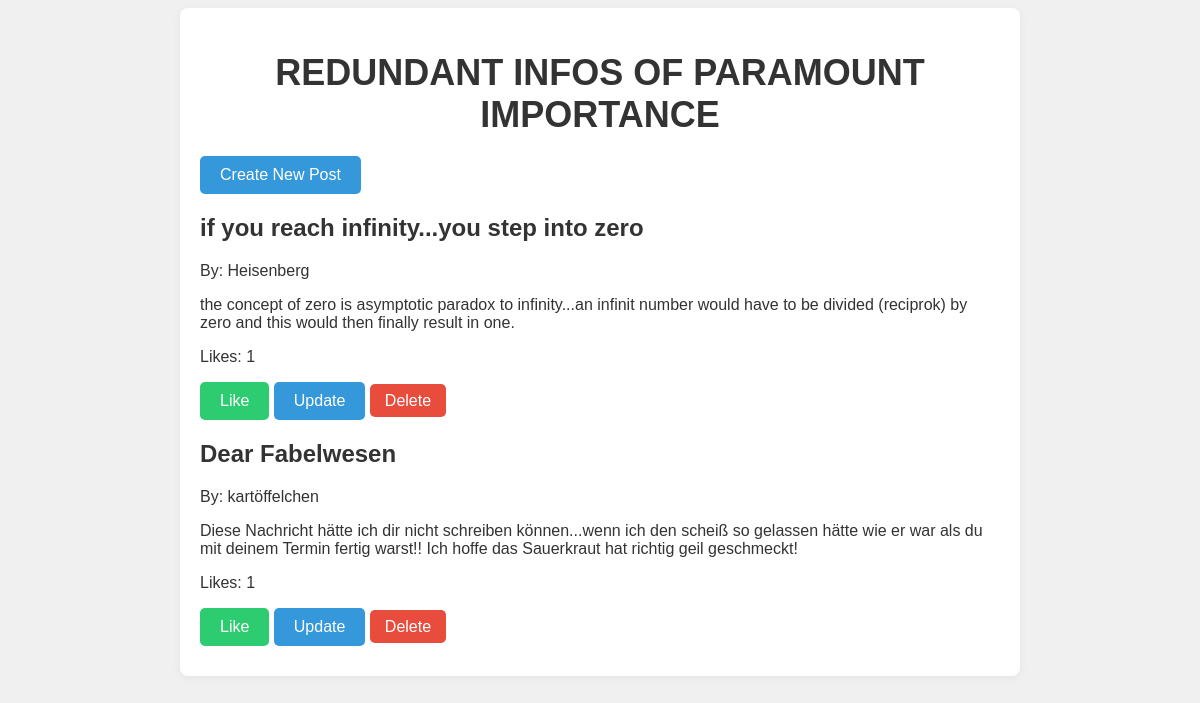
Before: / with the older database file.
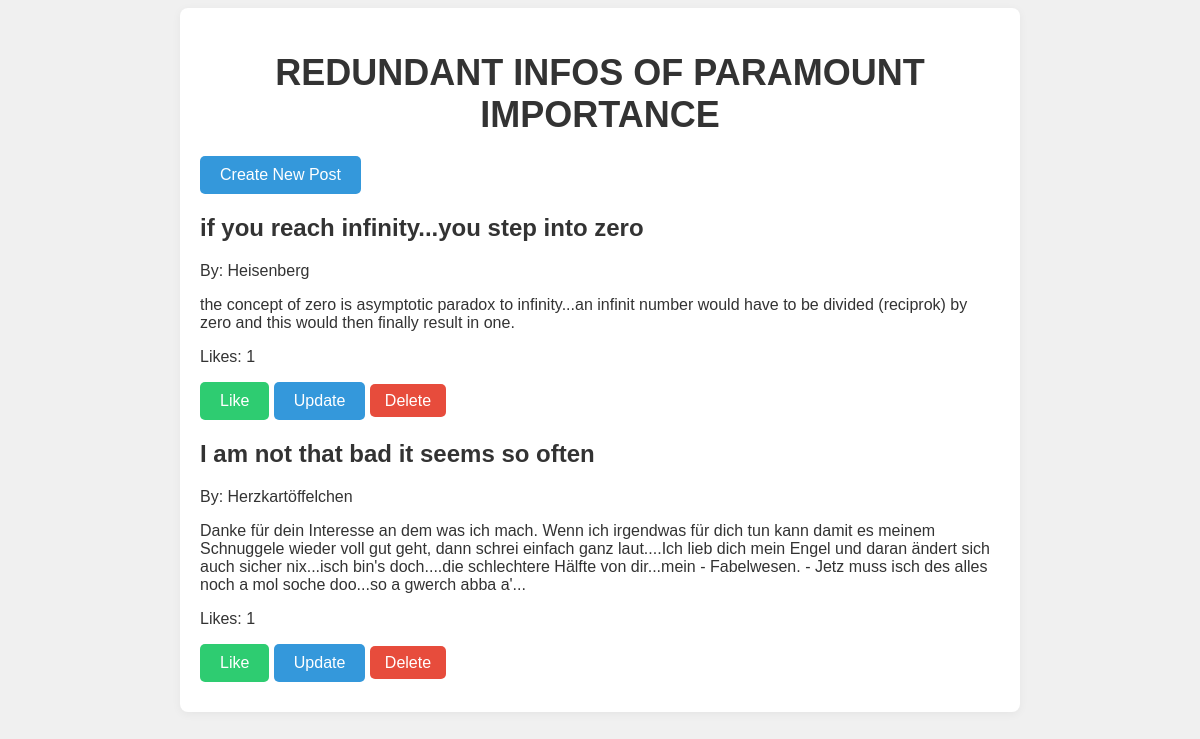
After: the same page with the newer database file.
### app.py (models this page shows, shortened)
class BlogPost(db.Model):
    id = db.Column(db.Integer, primary_key=True)
    author = db.Column(db.String(100), nullable=False)
    title = db.Column(db.String(200), nullable=False)
    content = db.Column(db.Text, nullable=False)
    likes = db.Column(db.Integer, default=0)  # Add 'likes' column

### app.py (the view)
@app.route('/')
def index():
    posts = BlogPost.query.all()  # Fetch all posts from the database
    return render_template('index.html', posts=posts)

### app.py (called while the page is built)
@app.before_request
def create_tables():
    db.create_all()

### templates/index.html (shortened to what this page needs)
<!DOCTYPE html>
<html lang="en">
<head>
    <link rel="stylesheet" href="{{ url_for('static', filename='style.css') }}">
</head>
<body>
    <div class="container">
        <h1>REDUNDANT INFOS OF PARAMOUNT IMPORTANCE</h1>
        <a href="{{ url_for('add') }}" class="btn">Create New Post</a>
        <ul class="posts">
            {% for post in posts %}
            <li class="post">
                <h2>{{ post.title }}</h2>
                <p>By: {{ post.author }}</p>
                <p>{{ post.content }}</p>
                <p>Likes: {{ post.likes }}</p>
                <div class="post-actions">
                    <a href="{{ url_for('like_post', id=post.id) }}" class="btn-like">Like</a>
                    <a href="{{ url_for('update_post', id=post.id) }}" class="btn">Update</a>
                    <a href="{{ url_for('delete_post', id=post.id) }}" class="btn-delete">Delete</a>
                </div>
            </li>
            {% endfor %}
        </ul>
    </div>
</body>
</html>

### static/style.css (style rules this page uses)
body { font-family: Arial, sans-serif; background-color: #f0f0f0; color: #333; }
h1 { text-align: center; font-size: 36px; margin-bottom: 20px; }
.container { max-width: 800px; margin: 0 auto; padding: 20px; background-color: #FFFFFF; border-radius: 8px; box-shadow: 0px 2px 10px rgba(0, 0, 0, 0.05); }
.btn { background-color: #3498DB; color: #FFF; padding: 10px 20px; text-decoration: none; border-radius: 5px; text-align: center; display: inline-block; transition: background-color 0.3s ease; cursor: pointer; }
.btn-delete { background-color: #E74C3C; color: #FFF; padding: 8px 15px; text-decoration: none; border-radius: 5px; text-align: center; transition: background-color 0.3s ease; cursor: pointer; }
.btn-like { background-color: #2ecc71; color: white; padding: 10px 20px; text-decoration: none; border-radius: 5px; text-align: center; display: inline-block; transition: background-color 0.3s ease; cursor: pointer; }
ul { list-style-type: none; padding: 0; margin: 10px 0; }

Changed rows visible on the page:
removed BlogPost: title "Dear Fabelwesen", author "kartöffelchen", content "Diese Nachricht hätte ich dir nicht schreiben können...wenn ich den scheiß so gelassen hätte wie er war als du mit deinem Termin fertig warst!! Ich hoffe das Sauerkraut hat richtig geil geschmeckt!", likes "1"
added BlogPost: title "I am not that bad it seems so often", author "Herzkartöffelchen", content "Danke für dein Interesse an dem was ich mach. Wenn ich irgendwas für dich tun kann damit es meinem Schnuggele wieder voll gut geht, dann schrei einfach ganz laut....Ich lieb dich mein Engel und daran ändert sich auch sicher nix...isch bin's doch....die schlechtere Hälfte von dir...mein - Fabelwesen. - Jetz muss isch des alles noch a mol soche doo...so a gwerch abba a'...", likes "1"
